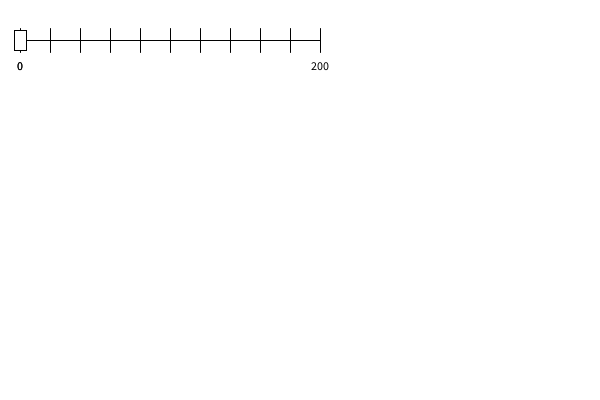
Frame 1 (no input)
Frame 60 (the mouse pressed at the canvas centre just before this capture): identical to frame 1, image omitted
Frame 120 (the mouse held since frame 60 and released just before this capture): identical to frame 1, image omitted

The Processing sketch that drew this single still picture (run headless with seeded random() and noise(); from frame 60 on, the mouse is pressed at the canvas centre):

// Processing sketch: slider
// ── slider.pde

boolean MP; 
SliderClass slider;  
void setup() {
  size(600, 400);
  smooth();
  // x, y, length of slider, start value, end value, step value, int or float, sticky 
  slider = new SliderClass(20, 40, 300, 0, 200, 20, false, true); 
  rectMode(CENTER); 
  textAlign(CENTER);
}
void draw() {
  background(255);
  slider.move();
  slider.display(); 
}
void mousePressed() {
  MP = true;
}
void mouseReleased() {
  MP = false;
}

/* 
 Needs a global  boolean called MP and two scripts to catch the mousepress and release.
 void mousePressed() {
 MP = true;
 }
 void mouseReleased() {
 MP = false;
 }
 */

class SliderClass {
  float x, y, xEnd, xStart, xDif;
  float sliderValue, startValue, endValue, interval, totalLength, screenInterval; 
  color sliderColor = color(100, 120, 160, 255); 
  int knobWidth = 12; 
  int knobHeight = 20;
  float fade = 255; // for knob color
  boolean clicked, floats, sticky;
  int sliderValueInt; 
  // x, y, length of slider, start value, end value, step value, int or float, sticky 
  SliderClass(float _x, float _y, int _length, int _startValue, int _endValue, int _interval, boolean _floats, boolean _sticky) { 
    x = _x; 
    y = _y;
    xEnd = x + _length; 
    xStart = x; 
    startValue = _startValue; 
    endValue = _endValue; 
    floats = _floats; 
    interval = _interval; 
    totalLength = _length; 
    sticky = _sticky;
  }

  void move() {
    // check to see if it's clicked 
    if (dist(mouseX, mouseY, x, y) < knobWidth) {  // use this if you want a round knob on the slider 
      //if (mouseX > x - (knobWidth/2) && mouseX < x + knobWidth/2
      //  && mouseY > y - (knobHeight/2) && mouseY < y + knobHeight /2) { 
      if (MP && clicked == false) { // if mouse was pressed
        xDif = mouseX - x; 
        clicked = true;
      }
      fade = 100; // mouseOver but not clicked
    } else {
      fade = 0;
    }
    if (clicked == true) {
      fade = 255;
    }
    if (MP == false && clicked == true) { // if the mouse was just released
      clicked = false; 
      if (sticky) { // if you set it to jump to the closest line 
        float modDif = sliderValue % interval; // value to show how close it is to last line 
        int div = int(sliderValue/interval); // vlaue to show how MANY intervals it's passed 
        if (modDif < interval/2) { // so it goes to closest line not just lower 
          x = xStart + (div * screenInterval);
        } else {
          x = xStart + ((div + 1) * screenInterval);
        }
      }
    }
    if (clicked) {
      x = mouseX - xDif; // so the slider doens't "jump" to the mouse x. 
      x = constrain(x, xStart, xEnd); // keep the knob on the slider
    }
    sliderValue  = map(x, xStart, xEnd, startValue, endValue); // get the slider position relative to the values
    sliderValueInt = int(sliderValue); // make that number an int
  }

  void display() {
    stroke(1); 
    screenInterval = map(interval, 0, endValue - startValue, 0, totalLength); // get the size of the gaps for the screen relative to the intervals 
    for (int i = int(screenInterval); i < totalLength; i += screenInterval) { // go from the first gap to the end of slider by the screenInterval
      line(i + xStart, y+12, i + xStart, y-12); // draw lines
    }
    line(xStart, y+12, xStart, y-12); // draw first line (optional) 
    line(xEnd, y+12, xEnd, y-12); // draw last line (optional) 
    line(xStart, y, xEnd, y); // draw center line 
    sliderColor = color(red(sliderColor), green(sliderColor), blue(sliderColor), fade); 
    fill(255); 
    //ellipse (x, y, knobWidth, knobWidth); 
    rect(x, y, knobWidth, knobHeight); // so it's opaque
    fill(sliderColor); 
    //ellipse (x, y, knobWidth, knobWidth); 
    rect(x, y, knobWidth, knobHeight); // add color 
    fill(1); 
    if (floats) {
      text(sliderValue, x, y+30);
    } else {
      text(sliderValueInt, x, y+30);
    }
    text(int(startValue), xStart, y+30); 
    text(int(endValue), xEnd, y+30);
  }
}
